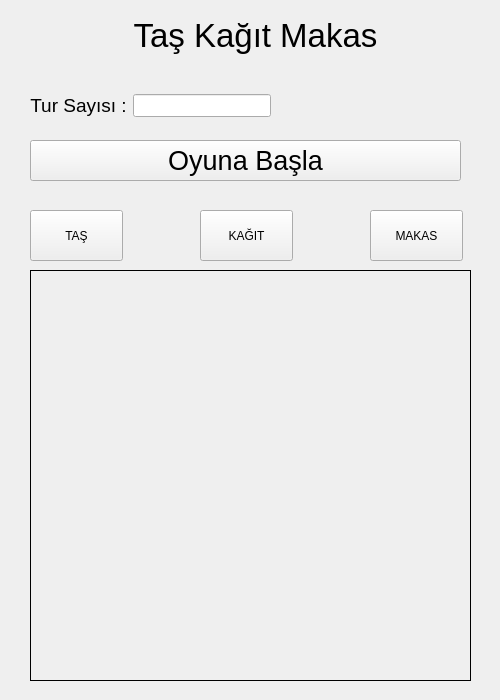
<?xml version="1.0" encoding="UTF-8"?>
<ui version="4.0">
 <class>MainWindow</class>
 <widget class="QMainWindow" name="MainWindow">
  <property name="geometry">
   <rect>
    <x>0</x>
    <y>0</y>
    <width>500</width>
    <height>700</height>
   </rect>
  </property>
  <property name="minimumSize">
   <size>
    <width>500</width>
    <height>500</height>
   </size>
  </property>
  <property name="maximumSize">
   <size>
    <width>500</width>
    <height>700</height>
   </size>
  </property>
  <property name="windowTitle">
   <string>Taş Kağıt Makas</string>
  </property>
  <widget class="QWidget" name="centralwidget">
   <widget class="QLabel" name="label">
    <property name="geometry">
     <rect>
      <x>100</x>
      <y>10</y>
      <width>311</width>
      <height>51</height>
     </rect>
    </property>
    <property name="font">
     <font>
      <pointsize>25</pointsize>
      <weight>50</weight>
      <italic>false</italic>
      <bold>false</bold>
      <underline>false</underline>
     </font>
    </property>
    <property name="text">
     <string>Taş Kağıt Makas</string>
    </property>
    <property name="alignment">
     <set>Qt::AlignCenter</set>
    </property>
   </widget>
   <widget class="QPushButton" name="btnoyunabasla">
    <property name="geometry">
     <rect>
      <x>30</x>
      <y>140</y>
      <width>431</width>
      <height>41</height>
     </rect>
    </property>
    <property name="font">
     <font>
      <pointsize>20</pointsize>
     </font>
    </property>
    <property name="text">
     <string>Oyuna Başla</string>
    </property>
   </widget>
   <widget class="QWidget" name="layoutWidget">
    <property name="geometry">
     <rect>
      <x>30</x>
      <y>80</y>
      <width>241</width>
      <height>51</height>
     </rect>
    </property>
    <layout class="QHBoxLayout" name="horizontalLayout_2">
     <item>
      <widget class="QLabel" name="label_3">
       <property name="font">
        <font>
         <pointsize>14</pointsize>
        </font>
       </property>
       <property name="text">
        <string>Tur Sayısı :</string>
       </property>
       <property name="alignment">
        <set>Qt::AlignCenter</set>
       </property>
      </widget>
     </item>
     <item>
      <widget class="QLineEdit" name="tursayisi">
       <property name="font">
        <font>
         <pointsize>10</pointsize>
        </font>
       </property>
      </widget>
     </item>
    </layout>
   </widget>
   <widget class="QLabel" name="sonuclar">
    <property name="geometry">
     <rect>
      <x>30</x>
      <y>270</y>
      <width>441</width>
      <height>411</height>
     </rect>
    </property>
    <property name="font">
     <font>
      <pointsize>8</pointsize>
      <weight>75</weight>
      <bold>true</bold>
     </font>
    </property>
    <property name="frameShape">
     <enum>QFrame::Box</enum>
    </property>
    <property name="text">
     <string/>
    </property>
    <property name="alignment">
     <set>Qt::AlignCenter</set>
    </property>
   </widget>
   <widget class="QPushButton" name="btnTas">
    <property name="geometry">
     <rect>
      <x>30</x>
      <y>210</y>
      <width>93</width>
      <height>51</height>
     </rect>
    </property>
    <property name="text">
     <string>TAŞ</string>
    </property>
   </widget>
   <widget class="QPushButton" name="btnKagit">
    <property name="geometry">
     <rect>
      <x>200</x>
      <y>210</y>
      <width>93</width>
      <height>51</height>
     </rect>
    </property>
    <property name="text">
     <string>KAĞIT</string>
    </property>
   </widget>
   <widget class="QPushButton" name="btnMakas">
    <property name="geometry">
     <rect>
      <x>370</x>
      <y>210</y>
      <width>93</width>
      <height>51</height>
     </rect>
    </property>
    <property name="text">
     <string>MAKAS</string>
    </property>
   </widget>
  </widget>
 </widget>
 <resources/>
 <connections/>
</ui>
